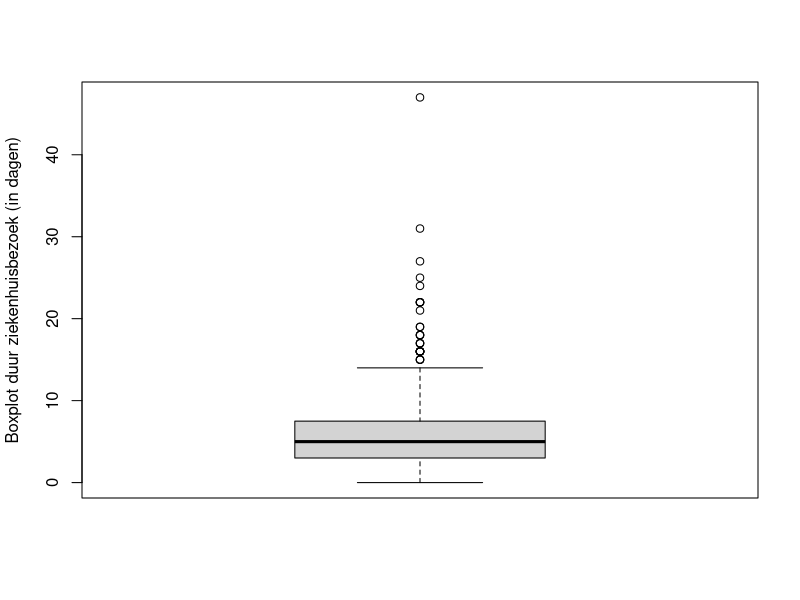
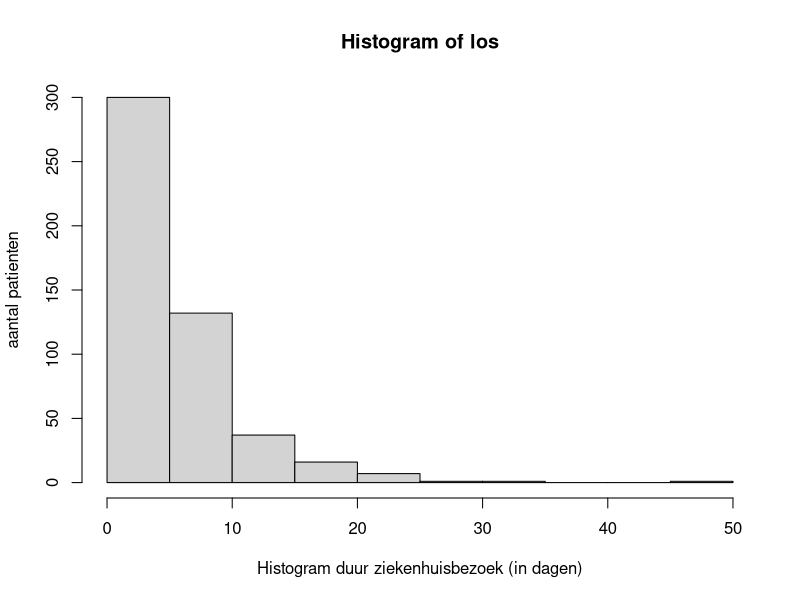
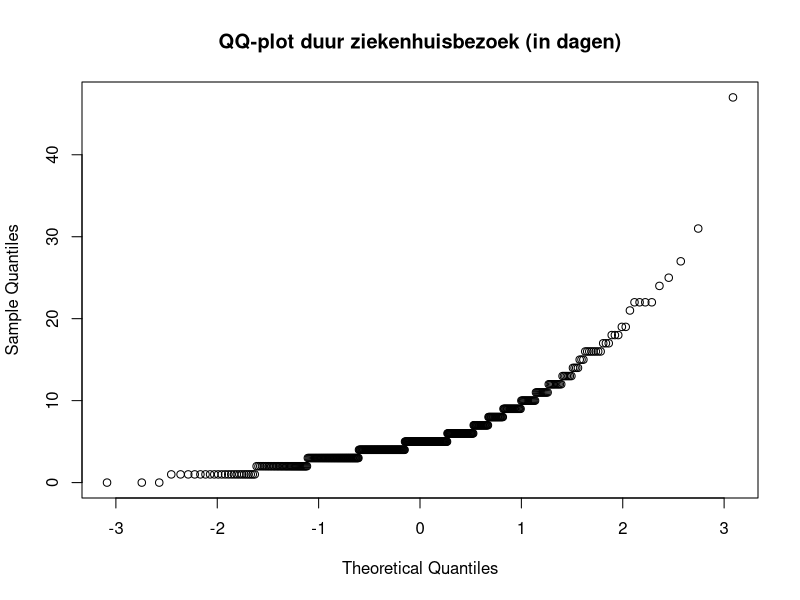
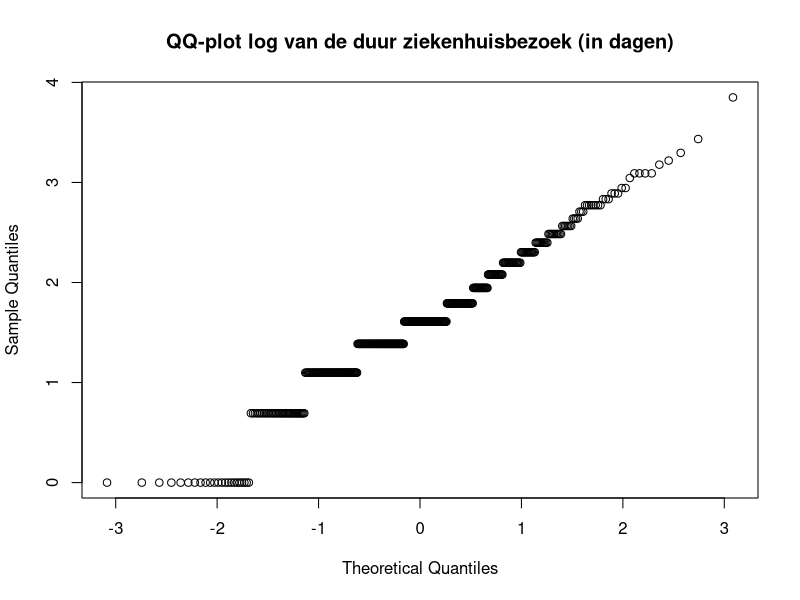
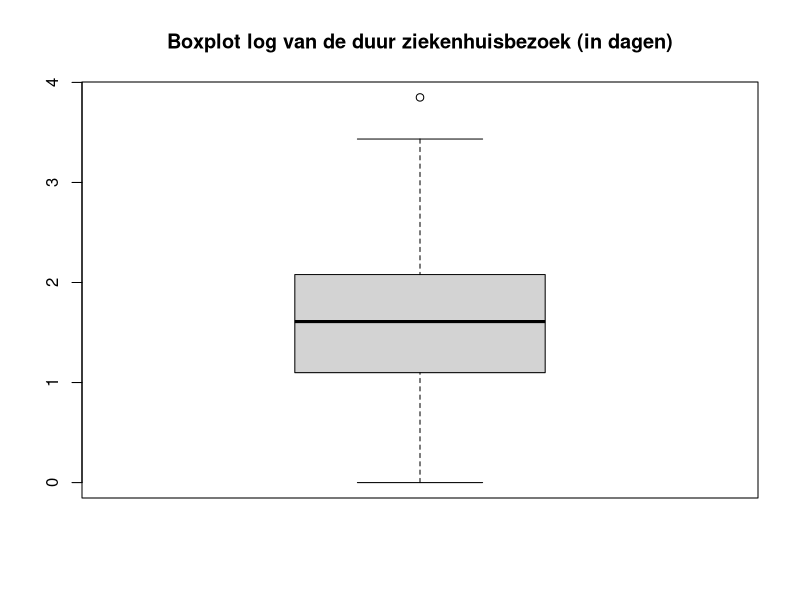
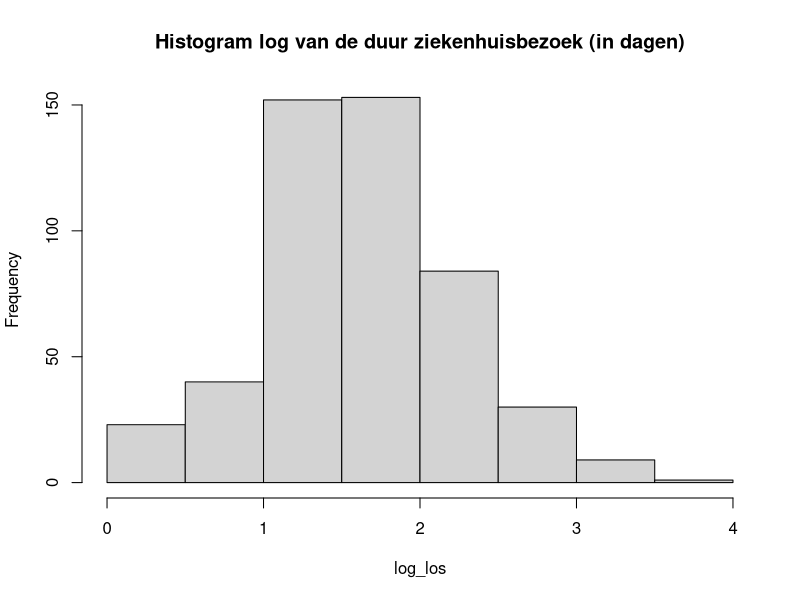
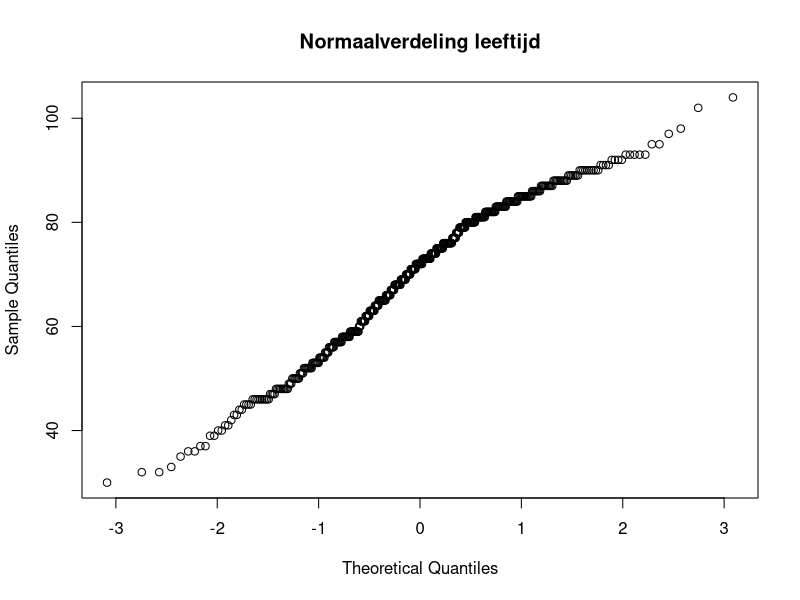
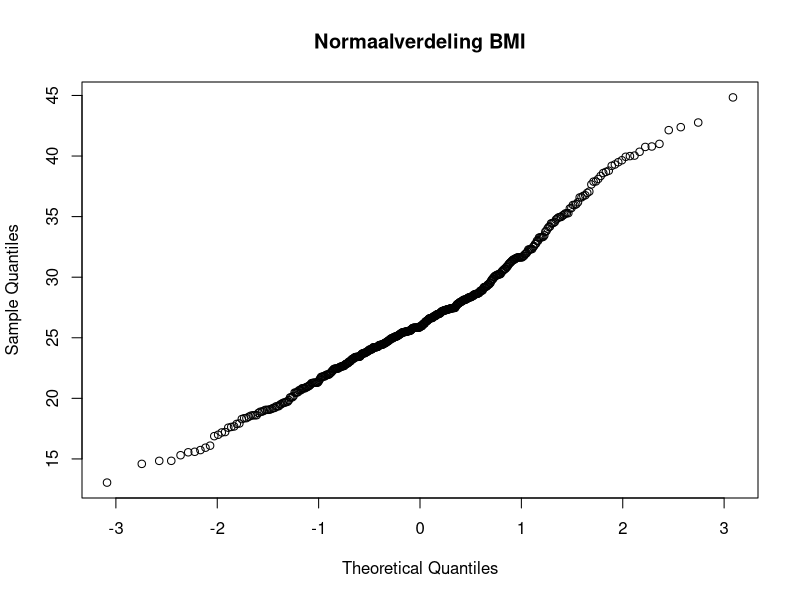

These figures' R source, in order:
# Gegevens van heart.csv bestand
data <- read.table(file="heart.csv",header=TRUE,sep=";",dec=",")

# Verwijder de nodige rijen op basis van studienummer s0181217
i <- 2
j <- 1
k <- 7
data <- data[-c(k+1, j+1, i+1, j*k+1, i*j+1, i*k+1, i*j*k+1, i+j+k+1), ]

# 1. Bestudeer en bespreek de verdeling van de variabele los.
# Bespreek hiertoe gepaste grafische voorstellingen
# Ga ook op een formele manier na of de gegevens normaal verdeeld zijn.
# Indien dit niet het geval is, in welke zin wijken de gegevens af van normaal verdeelde gegevens.
# Kan je de gegevens transformeren naar normaal verdeelde gegevens? Bespreek.
print("1. Variabele los")
print("-------------------------------------------")

los <- data$los
print(paste0("IQR: ", IQR(los)))
print(paste0("standaardeviatie: ", sd(los)))
min_max <- range(data$los)
min <- min_max[1]
max <- min_max[2]
print(paste0("Min: ", min))
print(paste0("Max: ", max))
print(paste0("Range: ", max-min))
shapiro.test(los)
print(paste0("Shapiro: ", "W = 0.76851, p-value < 2.2e-16")) # Shapiro test om aan te tonen dat het niet normala verdeeld is, resultaat shapiro.test(los) er zelf ingeplakt, aangezien die functie de data returnt
boxplot(los, ylab="Boxplot duur ziekenhuisbezoek (in dagen)") # Boxplot assymetrisch
hist(los, ylab="aantal patienten", xlab="Histogram duur ziekenhuisbezoek (in dagen)") # Assymetrisch # https://www.datamentor.io/r-programming/histogram/
# https://www.rdocumentation.org/packages/stats/versions/3.6.2/topics/qqnorm
# https://stackoverflow.com/questions/15589601/print-string-and-variable-contents-on-the-same-line-in-r
# https://stackoverflow.com/questions/6123378/how-to-read-in-numbers-with-a-comma-as-decimal-separator
# Strategie Computerzitting R1 2 p.4
qqnorm(los, main="QQ-plot duur ziekenhuisbezoek (in dagen)") # Qqnorm om te bepalen of normaal verdeeld, indien normaal zou dit lineair moeten zijn
# Bovenstaand plot vertoont een exponentieel verband, onderzoeken of we een lineair verband krijgen indien we de log nemen
log_los <- log(los)
log_los <- log_los[is.finite(log_los)] # Verwijder de oneindige waarden (met oneindig wil R niet plotten bij mij) # src: https://stackoverflow.com/questions/36590230/how-to-remove-rows-with-inf-from-a-dataframe-in-r
qqnorm(log_los, main="QQ-plot log van de duur ziekenhuisbezoek (in dagen)")
boxplot(log_los, main="Boxplot log van de duur ziekenhuisbezoek (in dagen)")
hist(log_los, main="Histogram log van de duur ziekenhuisbezoek (in dagen)")
avg <- mean(log_los)
sdev <- sd(log_los)
print(paste0("Approx: X~N(", avg, ", ", sdev, ")"))
shapiro.test(log_los)
library(nortest)

print(paste0("Shapiro: ", "W = 0.97409, p-value = 1.197e-07")) # De log data is wel normaal verdeeld, # W staat voor r_Q # p-waarde zo laag waarschijnlijk door discrete dagen


# 2. Hangt de duur van het ziekenhuisverblijf af van het levend of gestorven zijn van de
# patiënten? M.a.w. is de duur van het ziekenhuisverblijf identiek verdeeld bij de popu-
# latie levende en gestorven patiënten? Voer een gepaste test uit.
print("2. Verband duur, dead/alive")
print("-------------------------------------------")

# H_0: m = m
# H_1: m != m
# Schatter voor gemiddelde en sd ziekenhuisverblijf en zien of beide groepen binnen het aanvaardingsgebied vallen
# Onduidelijk levend/gestorven na laatste opvolging of in het ziekenhuis, ik ga ervan uit dat het bij de laatste opvolging is
alive <- data$los[data$fstat=="0"] # Patienten levend bij laatste opvolging
dead <- data$los[data$fstat=="1"] # Patienten dood bij laatste opvolging
var.test(alive, dead) # 0.6906 > 0.05 -> Var dus hetzelfde
t.test(dead, alive, var.equal=TRUE) # 0.08266 > 0.05 -> H0 aanvaarden (zijn dus hetzelfde) -> Niet afhankelijk

# p-value 0.08266 > 0.05 -> Reject (? H0 aanvaarden), er is dus wel een verband tussen de twee

# 3. Ga na of er een verband is tussen het type hartinfarct en de ontslagstatus uit het ziekenhuis
# na opname. Voer opnieuw een gepaste test uit.
# H_0: ze zijn afhankelijk van elkaar
# H_1: Niet afhankelijk van elkaar
print("3. Verband type hartinfarct/ontslagstatus")
print("-------------------------------------------")
# Discrete variabelen: X^2 test
# Leuk tabelletje opstellen
# alive ( Q golf, geen Q golf) # linksboven 0,0
# dead ( Q golf, geen Q golf) # rechtsonder 1,1
dstat <- data$dstat
mitype <- data$mitype

alive <- c(nrow(data[dstat=="0" & mitype=="0",]), nrow(data[dstat=="0" & mitype=="1",]))
dead <- c(nrow(data[dstat=="1" & mitype=="0",]), nrow(data[dstat=="1" & mitype=="1",]))
ctable <- data.frame(alive, dead)

chiSq <- chisq.test(ctable)
chiSq
chiSq$observed
chiSq$expected

noqray <- c(nrow(data[dstat=="0" & mitype=="0",]), nrow(data[dstat=="1" & mitype=="0",]))
qray <- c(nrow(data[dstat=="0" & mitype=="1",]), nrow(data[dstat=="1" & mitype=="1",]))
ctable <- data.frame(noqray, qray)

chiSq <- chisq.test(ctable)
chiSq
chiSq$observed
chiSq$expected

# p-value 0.9306 > 0.05, H0 wordt dus aanvaard (Ze zijn dus onafhankelijk van elkaar)



# 4. Kan je uit de leeftijd van de patiënt het BMI voorspellen? Beschrijf uitvoerig.
# Verband tussen twee continue variabelen
print("4. Leeftijd voorspellen uit BMI")
print("-------------------------------------------")
qqnorm(data$age, main = "Normaalverdeling leeftijd")
shapiro.test(data$age)
qqnorm(data$bmi, main = "Normaalverdeling BMI")
shapiro.test(data$bmi)
# Allebei niet normaal verdeeld volgens shapiro test (ondanks lineair op eerste zicht), we kunnen Pearsons correlatiecoefficient dus niet gebruiken
plot(data$age, data$bmi, type="p", xlab="Leeftijd", ylab="BMI", main="Verband leeftijd en BMI") # Op het eerste zicht geen lineair verband

# We zouden het dus niet op de manier hieronder mogen testen (alsnog gedaan als oefening)
cor.test(data$age, data$bmi, method = "pearson") # -> Duidelijk geen correlatie
# Niet bivariaat verdeeld, dus gebruik maken van Spearmann
# H 0 : er is geen monotoon verband tussen X en Y
#H 1 : er is een mate van monotoon verband tussen X en Y
cor.test(data$age, data$bmi, method = "spearman") # Ook hierbij is onze p-waarde veel te klein, geen correlatie, dus nope, da gaat ni

linreg <- lm(data$bmi ~ data$age)
summary(linreg)

res <- residuals(linreg)
qqnorm(res,xlab="Standard Normal Quantiles", ylab="Raw Residuals",main="Raw Residual-Normal QQ-plot")
shapiro.test(res)

plot(data$age, data$bmi, type="p", xlab="Leeftijd", ylab="BMI", main="Verband leeftijd en BMI")
abline(linreg,col="red",lty=1)

StandRes <- rstandard(linreg)
plot(data$age,StandRes,xlab="Leeftijd",
ylab="Standardized Residuals",main="Standardized Residuals")
abline(h=0,col="blue",lty=1)
abline(h=-2.5,col="red",lty=1)
abline(h=2.5,col="red",lty=1)

predictedMort <- predict.lm(linreg)
plot(data$bmi,predictedMort,xlab="Geobserveerde BMI",
ylab="Voorspelde BMI",
main="Voorspelde BMI = f(Geobserveerde BMI)")
abline(a=0,b=1,col="red",lty=1)
